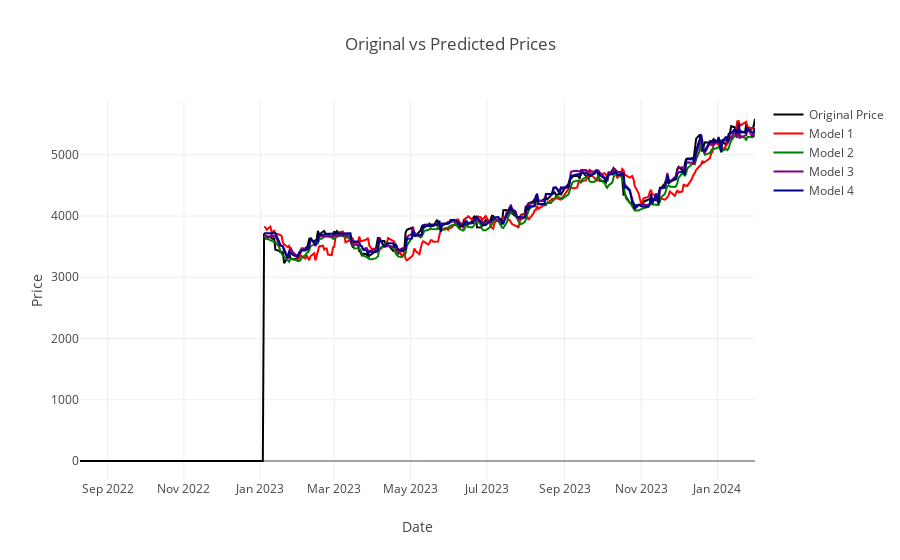

The notebook cell this image was saved under:
### Code cell
# Load stock data
if stock_symbol:
    stock_data = yf.download(stock_symbol, start=start_date, end=end_date)
    st.subheader('Stock Data')
    st.write(stock_data.head(50))  # Display first 50 rows

    # Download stock data
    data = yf.download(stock_symbol, start=start_date, end=end_date)
    data = preprocess_data(data)

    # Split data into train and test sets
    train_size = int(len(data) * 0.8)
    train_data = data[:train_size]
    test_data = data[train_size:]

    scaler, train_scaled, test_scaled = scale_data(train_data, test_data)

    x_train, y_train = create_dataset(train_scaled)
    x_test, y_test = create_dataset(test_scaled)

    # Train and save neural network models
    nn_model = train_neural_network(x_train, y_train)
    save_model(nn_model, 'artifacts/NN_model.h5')

    # Train and save LSTM model
    lstm_model = train_lstm(x_train, y_train)
    save_model(lstm_model, 'artifacts/LSTM_model.h5')

    # Train and save Random Forest and Gradient Boosting models
    train_and_save_ensemble_models(x_train, y_train)

     # Make predictions
    nn_pred = make_predictions(nn_model, x_test)
    lstm_pred = make_predictions(lstm_model, x_test)

    with open('artifacts/random_forest_regressor_model.pkl', 'rb') as f:
        rf_model = pickle.load(f)
   
    rf_pred = make_predictions(rf_model, x_test)

    with open('artifacts/gradientboost_regressor_model.pkl', 'rb') as f:
        gb_model = pickle.load(f)
              
    gb_pred = make_predictions(gb_model, x_test)

    # Train GARCH model
    garch_res, garch_volatility = train_garch_model(data)
        
    # Save the trained GARCH model using pickle
    with open('artifacts/garch_model.pkl', 'wb') as f:
        pickle.dump(garch_res, f)


    # Inverse transform the predictions and actual values
    y_pred_models = [scaler.inverse_transform(pred.reshape(-1, 1)) for pred in [nn_pred, lstm_pred, rf_pred, gb_pred]]
    y_test = scaler.inverse_transform(y_test.reshape(-1, 1))

    # Plot predictions
    plot_predictions(test_data, np.concatenate((np.zeros((100, 1)), y_test)), y_pred_models)

    # Evaluate models
    mae_mse = [evaluate_models(y_test, y_pred) for y_pred in y_pred_models]

    st.write('Without GARCH:')
    st.write(f'Neural Network: MAE={mae_mse[0][0]}, MSE={mae_mse[0][1]}')
    st.write(f'LSTM: MAE={mae_mse[1][0]}, MSE={mae_mse[1][1]}')
    st.write(f'Random Forest: MAE={mae_mse[2][0]}, MSE={mae_mse[2][1]}')
    st.write(f'Gradient Boosting: MAE={mae_mse[3][0]}, MSE={mae_mse[3][1]}')
    
    
    # Display GARCH model summary
    st.subheader('GARCH Model Summary')
    st.write(garch_res.summary())

### Figure 1 — Plotly figure (JSON) as saved in the notebook; plotly's stock layout.template omitted (floating-point values rounded to 4 significant figures; data arrays with more than 128 entries replaced by an {"elided": "..."} marker saying what was removed)
{"data": [{"line": {"color": "black"}, "mode": "lines", "name": "Original Price", "type": "scatter", "x": {"elided": "364 str values"}, "y": {"elided": "364 float values"}}, {"line": {"color": "red"}, "mode": "lines", "name": "Model 1", "type": "scatter", "x": {"elided": "264 str values"}, "y": {"elided": "264 float values"}}, {"line": {"color": "green"}, "mode": "lines", "name": "Model 2", "type": "scatter", "x": {"elided": "264 str values"}, "y": {"elided": "264 float values"}}, {"line": {"color": "purple"}, "mode": "lines", "name": "Model 3", "type": "scatter", "x": {"elided": "264 str values"}, "y": {"elided": "264 float values"}}, {"line": {"color": "darkblue"}, "mode": "lines", "name": "Model 4", "type": "scatter", "x": {"elided": "264 str values"}, "y": {"elided": "264 float values"}}], "layout": {"title": {"text": "Original vs Predicted Prices"}, "xaxis": {"title": {"text": "Date"}}, "yaxis": {"title": {"text": "Price"}}}}
